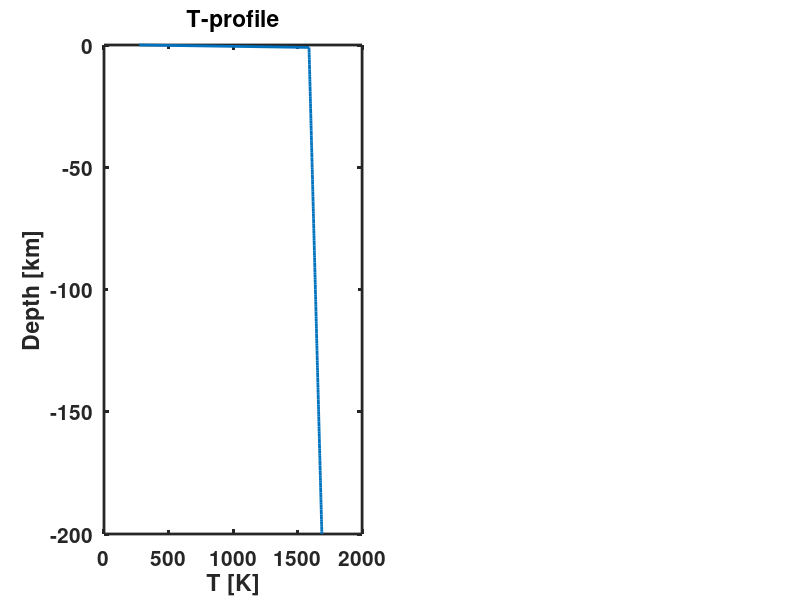

MATLAB code for this plot: (Note: this script raises an error after producing the figure.)
function [T,Py] = OceanicGeotherm_1D(T,M,N,Py,t,plotparam)
% Function to calculate the 1D geotherm for an oceanic lithosphere.       %
% Temperature is calculated by solving the 1-D heat equation assuming     %
% variable thermal parameters and a radiogenic heat source.               %
% The equation is solved using a proper conserving finite difference      %
% scheme.                                                                 %
% The vertical axis is pointing downwards in negative direction.          %
%                                                                         %
% Input:                                                                  %
%   A list of structural parameters M,N,Py,t,plotparam                    %
%   M - contains:                                                         %
%       H   -   Model depth [ m ]                                         %
%   N - contains:                                                         %
%       nz  -   Number of grid points                                     %
%   Py - contains:                                                        %
%       rho -   Density [ kg/m^3 ]                                        %
%       cp  -   Specific heat [ J/kg/K ]                                  %
%       k   -   Thermal conductivity [ W/m/K ]                            %
%       H   -   Volumetric radiogenic heat source [ W/kg ]                %
%   t - contains:                                                         %
%       dtfac   -   Courant criterion                                     %
%       age     -   Lithospheric age [ Ma ]                               %
%   plotparam:                                                            %
%       0   -   no plotting                                               %
%       1   -   Plot initial and final temperature profile and thermal    %
%               parameters. The solution of the 1-D heat equation is      %
%               compared to the steady state solution (poisson equation). %
%                                                                         %
% Output:                                                                 %
%   T - contains:                                                         %
%       Tpot    -   Potential mantle temperature [ K ]                    %
%       dTadi   -   Adiabatic mantle temperature gradient [ K/km ]        %
%       T0      -   Surface temperature [ K ]                             %
%       T1      -   Bottom temperature [ K ]                              %
%       T       -   Tempeture profile [ K ]                               %
%
% ----------------------------------------------------------------------- %
%    LF - 17.02.2023 -                                                    %
% ======================================================================= %

if nargin==0
    %% ================================================================== %
    % Use some default values if no input parameters are defined ======== %
    % Constants --------------------------------------------------------- %
    M.H         =   -200e3;             % Hight of the model [ m ]
    N.nz        =   201;                % Number of grid points
    N.dz        =   M.H/(N.nz - 1);     % Grid resolution
    M.z         =   (0:N.dz:M.H)';      % Depth [ m ]
    M.zc        =   (N.dz/2:N.dz:M.H-N.dz/2);
    Py.rhoM     =   3000;               % Density [ kg/m^3 ]
    Py.cpM      =   1000;               % Heat capacity [ J/kg/K ]
    Py.kM       =   3.0;                % Conductivity [ W/m/K ]
    Py.HM       =   0;                  % Heat generation rate [W/kg]; Q = rho*H;
    % Initial Condition ------------------------------------------------- %
    T.Tpot  =   1315 + 273.15;                      % Potential temperautre [ K ]
    T.dTadi =   0.5;                                % Adiabatic temperature gradient [ K/km ]
    T.T0    =   273.15;                             % Surface temperature [ K ]
    T.T1    =   T.Tpot + T.dTadi.*abs(M.H./1e3);    % Bottom temperature [ K ]
    T.T     =   T.Tpot + abs(M.z/1e3)*T.dTadi;      % Initial T-profile [ K ]
    T.T(1)  =   T.T0;
    T.Tini  =   T.T;
    T.ubound    =   'const';
    T.utbf      =   -0.03;          % c     =   -k/q -> 90 mW/m^2
    T.lbound    =   'const';
    T.ltbf      =   -0.0033;        % c     =   -k/q -> 10 mW/m^2
    % Time stability criterion ------------------------------------------ %
    t.dtfac =   1.0;                % Courant criterion
    t.age   =   60;                 % Lithosphere age [ Ma ]
    t.tfac  =   (60*60*24*365.25);  % Seconds per year
    t.age   =   t.age.*1e6*t.tfac;  % Age in seconds
    % =================================================================== %
    
    %% Plot Initial condition ------------------------------------------- %
    plotparam   =   1;
    fig = figure;
    clf
    subplot(1,2,1)
    plot(T.T,M.z./1e3,'LineWidth',2)
    xlabel('T [K]'); ylabel('Depth [km]'); title('T-profile')
    set(gca,'FontWeight','Bold','LineWidth',2,'FontSize',15)
    % =================================================================== %
else
    %% =================================================================== %
    % Initial Condition ------------------------------------------------- %
    T.T1    =   T.Tpot + T.dTadi.*abs(M.H./1e3);    % Bottom temperature [ K ]
    T.T     =   T.Tpot + abs(M.z/1e3)*T.dTadi;      % Initial T-profile [ K ]
    T.T(1)  =   T.T0;
    T.Tini  =   T.T;
    % =================================================================== %
    if plotparam
        fig = figure;
        clf
        subplot(1,2,1)
        plot(T.T,M.z./1e3,'LineWidth',2)
        xlabel('T [K]'); ylabel('Depth [km]'); title('T-profile')
        set(gca,'FontWeight','Bold','LineWidth',2,'FontSize',15)
    end
end
%% Setup Fields ========================================================= %
Py.rho(:)   =   Py.rhoM;
Py.cp(:)    =   Py.cpM;
Py.k(:)     =   Py.kM;
Py.H(:)     =   Py.HM;

Py.kappa    =   max(Py.k)/min(Py.rho)/min(Py.cp); % Thermal diffusivity [ m^2/s ]
% ======================================================================= %

%% Time stability criterion ============================================= %
t.dtexp     =   N.dz^2/2/Py.kappa;  % Stability criterion for explicit
t.dt        =   t.dtfac*t.dtexp;
t.nit       =   ceil(t.age./t.dt);  % Number of iterations
t.time      =   zeros(1,t.nit);     % Time array
% ======================================================================= %

%% Calculate 1-D temperature profile ==================================== %
for i = 1:t.nit
    if i > 1
        t.time(i)   =   t.time(i-1) + t.dt;
    end
    [T]     =   SolveDiff1Dimplicit_vary(N,T,Py,t);
end
% ======================================================================= %

%% Calculate heaf flow ================================================== %
T.q         =   zeros(N.nz-1,1);
if size(Py.k,1)==1
    for j=1:N.nz-1
        T.q(j) = -Py.k * ...
            (T.T(j+1) - T.T(j))/N.dz;
    end
    T.q(1)          =   - Py.k*(T.T(2)-T.T(1))/N.dz;
    T.q(N.nz-1)     =   - Py.k*(T.T(N.nz)-T.T(N.nz-1))/N.dz;
else
    for j=1:N.nz-1
        T.q(j) = -(Py.k(j+1) + Py.k(j))/2 * ...
            (T.T(j+1) - T.T(j))/N.dz;
    end
    T.q(1)          =   - Py.k(1)*(T.T(2)-T.T(1))/N.dz;
    T.q(N.nz-1)     =   - Py.k(N.nz)*(T.T(N.nz)-T.T(N.nz-1))/N.dz;
end
% ======================================================================= %

%% Plot profile if requested ============================================ %
if plotparam
%     if nargin==0 && strcmp(T.lbound,'const') && strcmp(T.ubound,'const')
    if strcmp(T.lbound,'const') && strcmp(T.ubound,'const')
        T.Tana      =   zeros(N.nz,1);
        T.Tana      =   T.Tini + ...
            (T.T0 - T.Tpot).*erfc(-M.z./(2*sqrt(t.age*Py.kappa)));
        T.Tana(1)   =   T.T0;
    end
    figure(fig)
    subplot(1,2,1)
    hold on
    plot(T.T,M.z./1e3,'r-','LineWidth',2)
%     if nargin==0 && strcmp(T.lbound,'const') && strcmp(T.ubound,'const')
    if strcmp(T.lbound,'const') && strcmp(T.ubound,'const')
        plot(T.Tana,M.z/1e3,'--','LineWidth',2)
        legend('Initial',['T_{',num2str(t.age/1e6/t.tfac),'Ma}'],...
            'T_{HSCM}','Location','SouthWest')
    else
        legend('Initial',['T_{',num2str(t.age/1e6/t.tfac),'Ma}'],...
            'Location','SouthWest')
    end
    xlabel('T [ K ]'); ylabel('Depth [ km ]')
    subplot(1,2,2)
    plot(T.q.*1e3,M.zc./1e3,'LineWidth',2)
    xlabel('q [ mW ]'); ylabel('Depth [ km ]'); title('Heat flux')
    set(gca,'FontWeight','Bold','LineWidth',2,'FontSize',15)
end
% ======================================================================= %

end